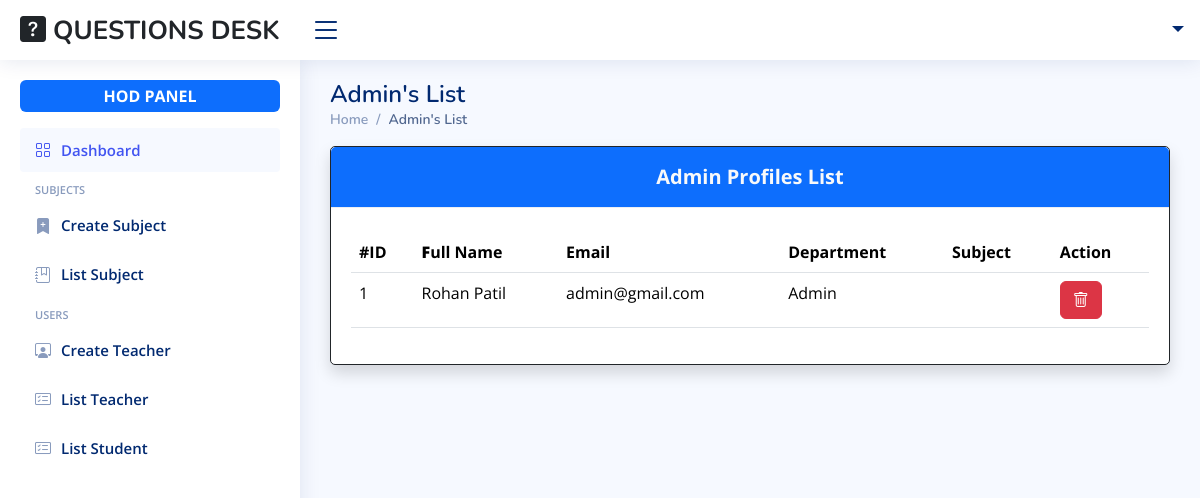
The app's page /hod/list/users/Admin/, older data.
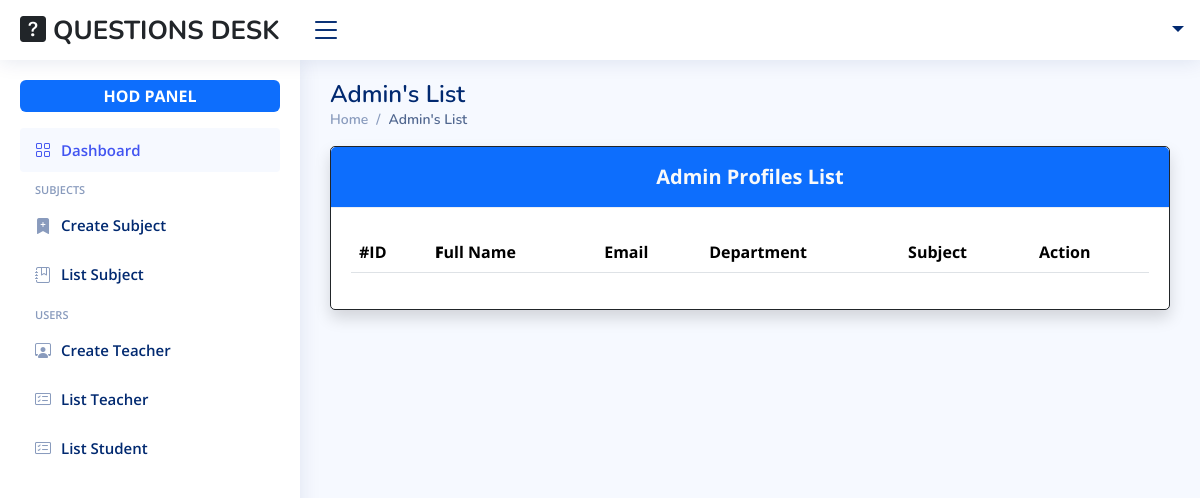
The same page, newer data.
### Users/models.py (models this page shows, shortened)
class User(AbstractBaseUser):
    id = models.BigAutoField(primary_key=True)
    first_name = models.CharField(max_length=100, null=False, blank=False)
    last_name = models.CharField(max_length=100, null=False, blank=False)
    institute = models.CharField(max_length=255, null=False, blank=False, default="S.S.V.P's B.S.Deore Polytechnic, Dhule")
    email = models.EmailField(unique=True, null=False, blank=False)
    username = models.CharField(unique=True, max_length=100, null=False, blank=False)
    password = models.CharField(max_length=100, null=False, blank=False)
    role = models.CharField(max_length=10, null=False, blank=False)
    joined_date = models.DateField(auto_now_add=True)
    USERNAME_FIELD = 'username'
    REQUIRED_FIELDS = ['first_name', 'last_name', 'email']
    objects = UserManager()
    class Meta:
        db_table = 'Users'

class Profile(models.Model):
    id = models.BigAutoField(primary_key=True)
    user = models.OneToOneField(User, related_name='profile', on_delete=models.CASCADE)
    phone_number = models.CharField(max_length=10, null=False, blank=False ,validators=[RegexValidator(regex=r'^\d{10}$')])
    designation = models.CharField(max_length=100, null=False, blank=False)
    department = models.CharField(max_length=100, null=False, blank=False)
    experience = models.DecimalField(max_digits=3, decimal_places=1, null=True, blank=True)
    subjects = models.ManyToManyField(Subject, related_name='profiles', blank=True)
    class Meta:
        db_table = 'Profiles'

### Users/views.py (the view)
# urls.py: path('hod/list/users/<str:role>/', hod_list_users_view, name='hod-list-users-view'),
def hod_list_users_view(request, role):
    users = User.objects.filter(role=role).all()
    return render(request, 'members/hod/list_users.html', context={'users':users, 'role':role})

### Users/templates/members/hod/list_users.html (shortened to what this page needs)
{% extends "members/hod/base_site.html" %}
{% block main %}
	<main id="main" class="main">
		<div class="pagetitle">
			<h1>{{role}}'s List</h1>
			<nav>
				<ol class="breadcrumb">
					<li class="breadcrumb-item"><a href="{% url "hod-index-view" %}">Home</a></li>
					<li class="breadcrumb-item active">{{role}}'s List</li>
				</ol>
			</nav>
		</div>
		<section class="section dashboard">
			<div class="row justify-content-center">
				<div class="col-lg-12">
					<div class="card border border-dark shadow">
                        <div class="card-header text-center bg-primary text-light fw-bold fs-5">
                            {{role}} Profiles List
                        </div>
						<div class="card-body pt-4">
							<table class="table datatable">
								<thead>
									<tr>
										<th>#ID</th>
										<th><b>F</b>ull Name</th>
										<th>Email</th>
										{% if role != "Student" %}
                                            <th>Department</th>
                                            <th>Subject</th>
										{% else %}
										    <th>Institute</th>
										{% endif %}
										<th>Action</th>
									</tr>
								</thead>
								<tbody>
                                    {% for user in users %}
                                        <tr>
                                            <td>{{user.id}}</td>
                                            <td>{{user.first_name}} {{user.last_name}}</td>
                                            <td>{{user.email}}</td>
                                            {% if role != "Student" %}
                                                <td>{{user.profile.department}}</td>
                                                <td>
                                                </td>
                                            {% else %}
                                                <td>{{user.institute}}</td>
                                            {% endif %}
                                            <td>
                                                <button type="button" class="btn btn-danger" data-bs-toggle="modal" data-bs-target="#verticalycentered{{user.id}}">
                                                    <i class="bi bi-trash"></i>
                                                </button>
                                            </td>
                                        </tr>
                                    {% endfor %}
								</tbody>
							</table>
						</div>
					</div>
				</div>
			</div>
		</section>
	</main>
{% endblock main %}

Row changes from the older to the newer data that the page shows:
removed User: id "1", first_name "Rohan", last_name "Patil", email "admin@gmail.com", profile.department "Admin"
